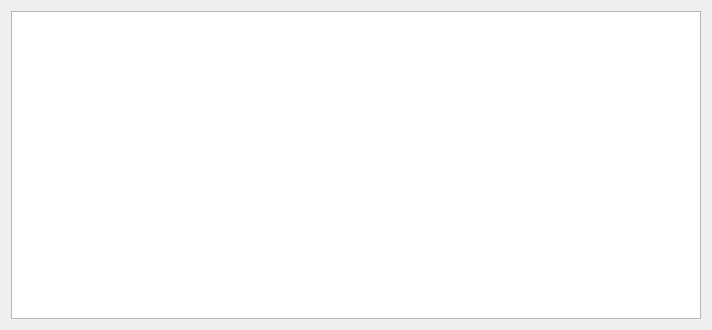
<?xml version="1.0" encoding="UTF-8"?>
<ui version="4.0">
 <class>RepeaterToolView</class>
 <widget class="QWidget" name="RepeaterToolView">
  <property name="geometry">
   <rect>
    <x>0</x>
    <y>0</y>
    <width>712</width>
    <height>330</height>
   </rect>
  </property>
  <property name="windowTitle">
   <string>Form</string>
  </property>
  <layout class="QGridLayout" name="gridLayout">
   <item row="0" column="0">
    <layout class="QHBoxLayout" name="horizontalLayout">
     <property name="spacing">
      <number>0</number>
     </property>
     <item>
      <widget class="QWidget" name="gutterWidget" native="true"/>
     </item>
     <item>
      <widget class="JournalView" name="journalView">
       <property name="alternatingRowColors">
        <bool>true</bool>
       </property>
       <property name="rootIsDecorated">
        <bool>false</bool>
       </property>
      </widget>
     </item>
    </layout>
   </item>
  </layout>
 </widget>
 <customwidgets>
  <customwidget>
   <class>JournalView</class>
   <extends>QTreeView</extends>
   <header>journalview.h</header>
  </customwidget>
 </customwidgets>
 <resources/>
 <connections/>
</ui>
